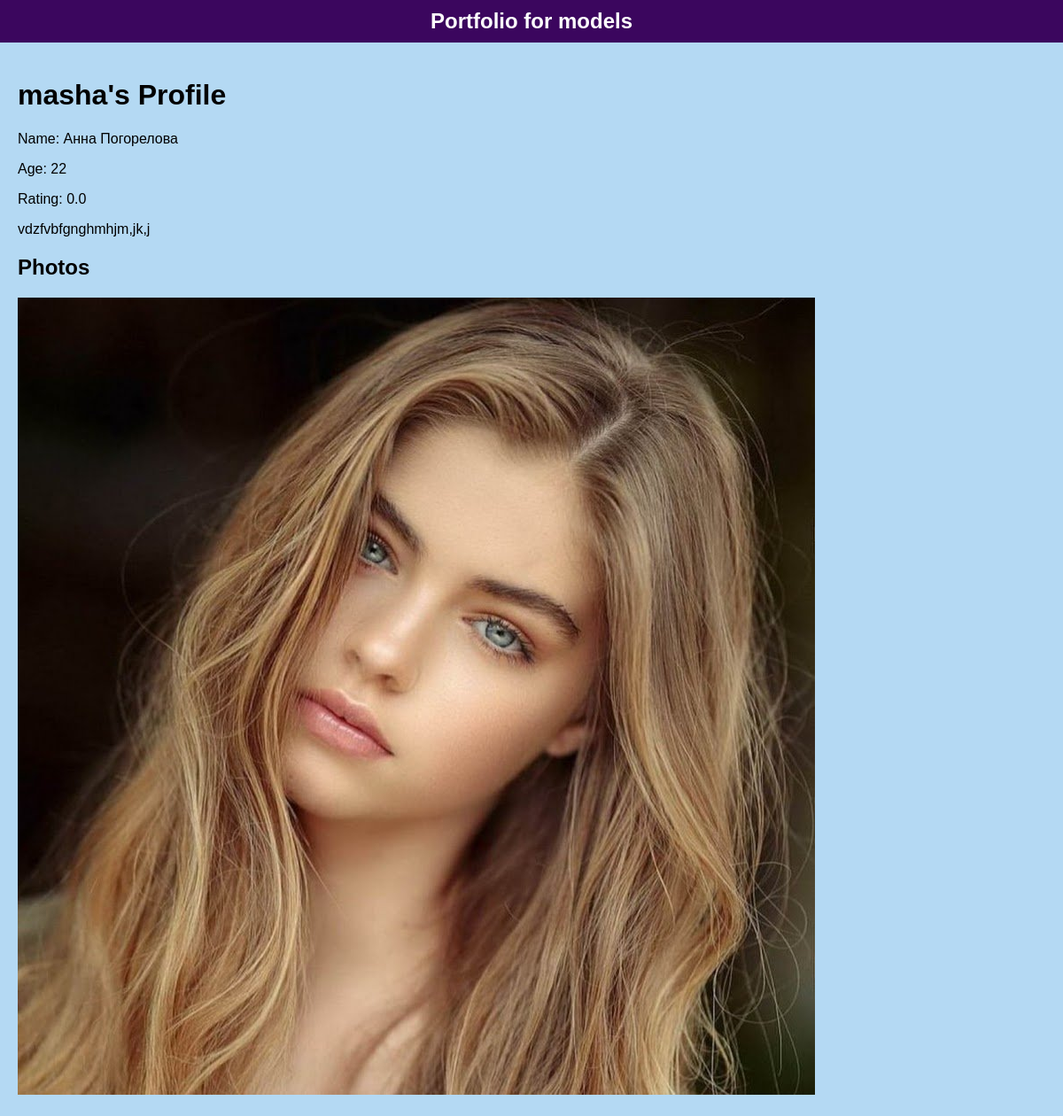
The page /profile/masha/ on the database its author committed.
### portfolio/models.py (models this page shows, shortened)
class Profile(models.Model):
    user = models.OneToOneField(User, on_delete=models.CASCADE)
    name = models.CharField(max_length=100)
    age = models.IntegerField(default=0)
    photo = models.ImageField(upload_to='profiles/photos/')
    bio = models.TextField()
    rating = models.DecimalField(max_digits=2, decimal_places=1, default=0.0)

### portfolio/views.py (the view)
# urls.py: path('profile/<str:username>/', profile_detail, name='profile_detail'),
def profile_detail(request, username):
    profile = get_object_or_404(Profile, user__username=username)
    photos = Photo.objects.filter(profile=profile)
    return render(request, 'portfolio/profile_detail.html', {'profile': profile, 'photos': photos})

### templates/portfolio/profile_detail.html (shortened to what this page needs)
{% extends "base.html" %}
{% load static %}
{% block content %}
<!DOCTYPE html>
<html lang="en">
<head>
</head>
<body>
    <h1>{{ profile.user.username }}'s Profile</h1>
    <p>Name: {{ profile.name }}</p>
    <p>Age: {{ profile.age }}</p>
    <p>Rating: {{ profile.rating }}</p>
    <p>{{ profile.bio }}</p>
    <h2>Photos</h2>
    <div class="profile-image">
        <img src="{{ profile.photo.url }}" alt="{{ profile.user.username }}">
    </div>
</body>
</html>
{% endblock %}

### static/css/base.css (style rules this page uses)
body { font-family: Arial, sans-serif; background-color: #f9f9f9; margin: 0; padding: 0; }

### templates/base.html (style rules this page uses)
body { font-family: Arial, sans-serif; margin: 0; padding: 0; background-color: #b4d9f3; }

### rows shown on the page
Profile: user.username "masha", name "Анна Погорелова", age "22", rating "0.0", bio "vdzfvbfgnghmhjm,jk,j", photo (picture)
